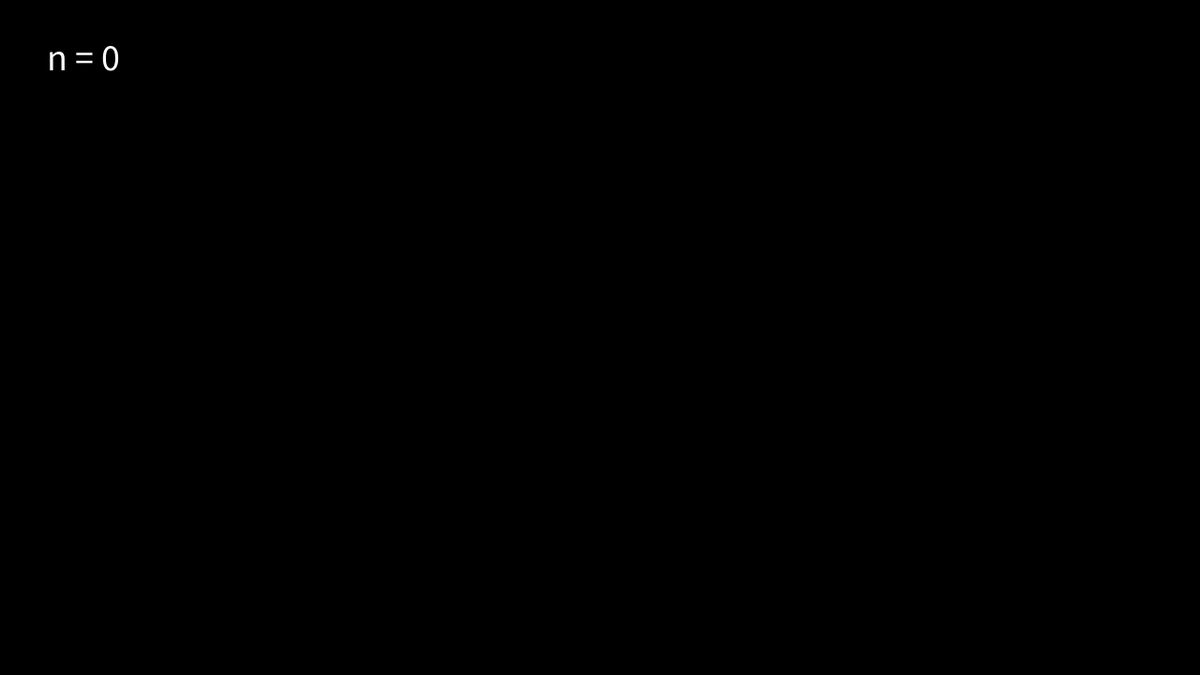
Frame 1 (no input)
Frame 60 (the mouse pressed at the canvas centre just before this capture): identical to frame 1, image omitted
Frame 120 (the mouse held since frame 60 and released just before this capture): identical to frame 1, image omitted

The Processing sketch that drew this single still picture (run headless with seeded random() and noise(); from frame 60 on, the mouse is pressed at the canvas centre):

// Processing sketch: hw08_1_tree
// ── hw08_1_tree.pde
int n = 0; // current depth level of the tree
float initialLength = 175; // initial length of the trunk
float angle = PI/6; // angle between the branches
color startColor = color(139, 0, 139); // Light pink (start color of the gradient)
color endColor = color(173, 216, 230); // Light blue (end color of the gradient)
color[] colors; // Array to store the colors for each depth level

void setup() {
  size(1280, 720); // set the size of the window
  background(0); // set the background color to black
  colors = new color[15]; // initialize the colors array with 15 elements
  computeColors(); // compute the colors for each depth level
  drawTree(); // draw the initial tree
  displayN(); // display the current value of n
}

void mousePressed() {
  if (mouseButton == LEFT) {
    if (n < 15) {
      n++; // increase n by 1 if the left mouse button is pressed
    }
  } else if (mouseButton == RIGHT) {
    if (n > 0) {
      n--; // decrease n by 1 if the right mouse button is pressed
    }
  }
  background(0); // clear the background
  drawTree(); // redraw the tree with the new value of n
  displayN(); // update the displayed value of n
}

void computeColors() {
  float totalParts = 0;
  for (int i = 0; i < 15; i++) {
    totalParts += (15 - i) * (15 - i); // increase the weight for initial branches
  }
  
  float cumulativeRatio = 0;
  
  for (int i = 0; i < 15; i++) {
    cumulativeRatio += (15 - i) * (15 - i) / totalParts; // calculate the cumulative ratio for the color interpolation
    float r = lerp(red(startColor), red(endColor), cumulativeRatio); // interpolate the red component
    float g = lerp(green(startColor), green(endColor), cumulativeRatio); // interpolate the green component
    float b = lerp(blue(startColor), blue(endColor), cumulativeRatio); // interpolate the blue component
    colors[i] = color(r, g, b); // store the interpolate color in the colors array
  }
}

void drawTree() {
  background(0); // clear the screen
  pushMatrix();
  translate(width/2, height);
  drawBranch(initialLength, angle, n, 0); // start drawing the tree
  popMatrix();
}

void drawBranch(float length, float angle, int n, int depth){
  if (n == 0){
    return; // stop recursion if n is 0
  }
  
  stroke(colors[depth]); // set the stroke color based on the current depth

  // draw the current branch
  line(0, 0, 0, -length);
  translate(0, -length); // move the origin to the end of the current branch
  float newLength = length * 0.75; // reduce the length for the next branches
  
  pushMatrix();
  rotate(-angle); // rotate left
  drawBranch(newLength, angle, n-1, depth + 1); // draw the left branch
  popMatrix();
  
  pushMatrix();
  rotate(angle); // rotate right
  drawBranch(newLength, angle, n-1, depth + 1); // draw the right branch
  popMatrix();
  
  translate(0, length); // move back to the base of the current branch
}

void displayN() {
  fill(255); // text color to white
  textSize(40); // set the text size
  text("n = " + n, 50, 75); // display the current value of n
}

void draw() {

}
